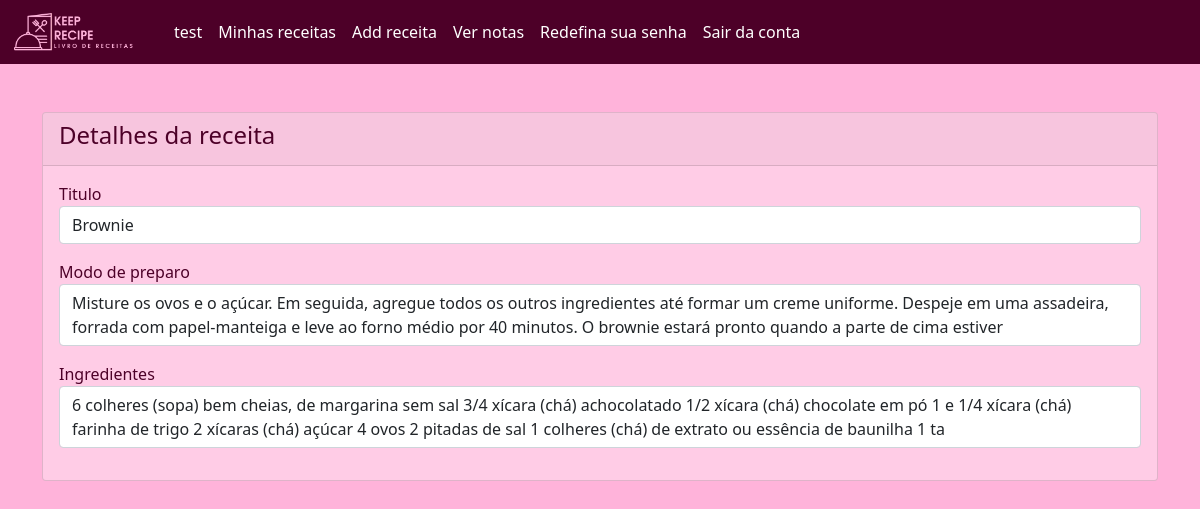
Screenshot of /KeepRecipeV2/recipe-view.php?id=8 (signed in) with the database file from the repository.
### tables this page shows
CREATE TABLE `recipe` (
  `id` int(11) NOT NULL,
  `title` varchar(255) NOT NULL,
  `modo_preparo` varchar(255) NOT NULL,
  `ingredient` varchar(255) NOT NULL,
  `id_user` int(11) NOT NULL,
  `created_at` datetime NOT NULL DEFAULT current_timestamp()
);

### KeepRecipeV2/recipe-view.php (the view, shortened to what this page needs)
<?php
require 'dbcon.php';
?>
<!doctype html>
<html lang="pt-BR">
  <head>
    <link href="https://cdn.jsdelivr.net/npm/bootstrap@5.1.3/dist/css/bootstrap.min.css" rel="stylesheet">
    <link rel="stylesheet" href="css/css.css">
</head>
<body>
    <nav class="navbar navbar-expand-lg navbar-light" style="background-color: #4d0028;">
        <a href="./index.html" class="navbar-brand"><img src="./img/logoLateralEscuro.png" style="width: 150px; height: 37.5px;"></a>
        <div class="collapse navbar-collapse" id="navbarSupportedContent">
            <ul class="navbar-nav mr-auto">
                <li class="nav-item active">
                    <a class="nav-link" href="#" style="color: #ffffff;"> <?php echo htmlspecialchars($_SESSION["username"]); ?> </a>
                </li>
                <li class="nav-item active">
                    <a class="nav-link" href="welcome.php" style="color: #ffffff;"> Minhas receitas </a>
                </li>
                <li class="nav-item active">
                    <a class="nav-link" href="recipe-create.php"  style="color: #ffffff;">Add receita</a>
                </li>
                <li class="nav-item active">
                    <a class="nav-link" href="recipe-score-view.php"  style="color: #ffffff;">Ver notas</a>
                </li>
                <li>
                    <a class="nav-link" href="reset-password.php" style="color: #ffffff;">Redefina sua senha</a>
                </li>
                <li>
                    <a class="nav-link"href="logout.php" style="color: #ffffff;">Sair da conta</a>
                </li>
            </ul>
        </div>
    </nav>
    <div class="container mt-5">
        <div class="row">
            <div class="col-md-12">
                <div class="card">
                    <div class="card-header">
                        <h4>Detalhes da receita</h4>
                    </div>
                    <div class="card-body">
                        <?php
                        if(isset($_GET['id']))
                        {
                            $recipe_id = mysqli_real_escape_string($con, $_GET['id']);
                            $query = "SELECT * FROM recipe WHERE id='$recipe_id' ";
                            $query_run = mysqli_query($con, $query);
                            if(mysqli_num_rows($query_run) > 0)
                            {
                                $recipe = mysqli_fetch_array($query_run);
                                ?>
                                    <div class="mb-3">
                                        <label>Titulo</label>
                                        <p class="form-control">
                                            <?=$recipe['title'];?>
                                        </p>
                                    </div>
                                    <div class="mb-3">
                                        <label>Modo de preparo</label>
                                        <p class="form-control">
                                            <?=$recipe['modo_preparo'];?>
                                        </p>
                                    </div>
                                    <div class="mb-3">
                                        <label>Ingredientes</label>
                                        <p class="form-control">
                                            <?=$recipe['ingredient'];?>
                                        </p>
                                    </div>
                                <?php
                            }
                            else
                            {
                                echo "<h4>Nenhum ID encontrado</h4>";
                            }
                        }
                        ?>
                    </div>
                </div>
            </div>
        </div>
    </div>
</body>
</html>

### KeepRecipeV2/css/css.css (style rules this page uses)
body { background-color: #ffb3da; }
.card { background-color: #ffcce6; color: #4d0028; }

### rows the page displays
recipe: title "Brownie", modo_preparo "Misture os ovos e o açúcar. Em seguida, agregue todos os outros ingredientes até formar um creme uniforme. Despeje em uma assadeira, forrada com papel-manteiga e leve ao forno médio por 40 minutos. O brownie estará pronto quando a parte de cima estiver", ingredient "6 colheres (sopa) bem cheias, de margarina sem sal 3/4 xícara (chá) achocolatado 1/2 xícara (chá) chocolate em pó 1 e 1/4 xícara (chá) farinha de trigo 2 xícaras (chá) açúcar 4 ovos 2 pitadas de sal 1 colheres (chá) de extrato ou essência de baunilha 1 ta"

### other values shown
$_SESSION["username"] "test"
